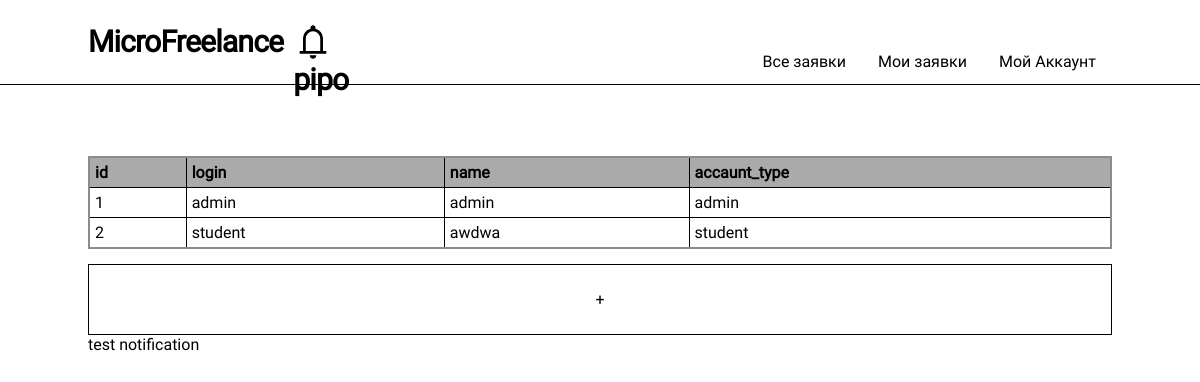
Page /admin (signed in) on the earlier database version.
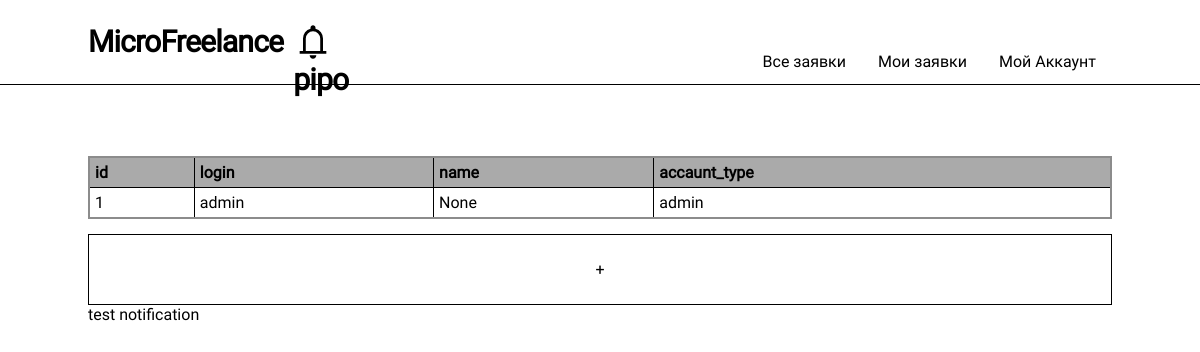
Same page on the later database version.
### models.py (models this page shows, shortened)
class User(UserMixin, db.Model):
    __table_name__ = "users"
    id: Mapped[int]                         = mapped_column(primary_key=True)
    login: Mapped[str]                      = mapped_column(String(64), index=True, unique=True)
    password_hash: Mapped[Optional[str]]    = mapped_column(String(256))
    name: Mapped[Optional[str]]             = mapped_column(String(64))
    aboutme: Mapped[Optional[str]]          = mapped_column(String(256))
    contact_info: Mapped[Optional[str]]     = mapped_column(String(256))
    account_type: Mapped[str]               = mapped_column(String(256), default='student')
    def check_role(self, roles: list[str]) -> bool:
        if type(roles) is str:
            return self.account_type == roles
        return self.account_type in roles

### routes.py (the view)
@app.route('/admin')
@login_required
def admin_panel():
    if not current_user.check_role('admin'):
        abort(418)
    users = db.session.scalars(sa.select(User))
    return render_template('admin/admin_panel.html', users=users)

### models.py (called while the page is built)
@login.user_loader
def load_user(id):
  return db.session.get(User, int(id))

### routes.py (called while the page is built)
def render_template(*args, **kwargs):
    kwargs['current_user'] = current_user
    return base_render_teplate(*args, **kwargs)

### templates/admin/admin_panel.html
{% extends "base/base.html" %}
{% block content %}
<div class="admin-panel">
  <table class="user-table">
    <thead class="header">
      <tr>
        <th>id</th>
        <th>login</th>
        <th>name</th>
        <th>accaunt_type</th>
      </tr>
    </thead>
    <tbody>
    {% for user in users%}
      <tr class="user-line" onclick="window.location.replace('admin/{{user.id}}')">
        <td>{{user.id}}</td>
        <td>{{user.login}}</td>
        <td>{{user.name}}</td>
        <td>{{user.account_type}}</td>
      </tr>
    {% endfor %}
    </tbody>
  </table>
    <a href="admin-create-new-user">
      <p class="add-user">
        +
      </p>
    </a>
</div>
<div class="notifications-actions">
  <a href="/api/test-notification" target='_blank'>test notification</a>
</div>
{% endblock %}

Differences in the rows shown:
removed User: id "2", login "student", name "awdwa", account_type "student"
changed User "admin": name "admin" → "None"
